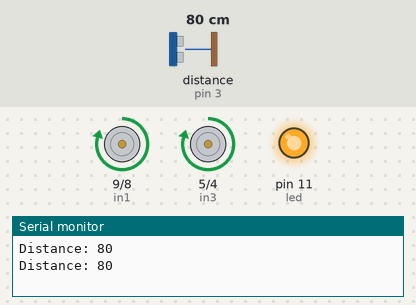
Simulated run of this sketch. Board: Arduino Uno, built with avr-gcc and run on an emulated ATmega328P. Parts: motor-driver pin pairs drawn as motors (green arrow = first pin HIGH = forward, orange = second pin HIGH = backward, longer = more drive, scaled by the enable pin), output pins drawn as LEDs (lit = HIGH), the last lines printed to the serial monitor. Wiring (inferred from the names in the program): ultrasonic range finder: trigger pin 2; echo pin 3. The test bench sets the inputs (shaded band); at power-on: distance to the obstacle (sensor on pin 3) 80 cm. The echo pulse lasts 58.3 µs per cm; pins used as bus, display or sensor lines are not drawn.

Above: at 4.2 s.
4.3 s: distance to the obstacle (sensor on pin 3) set to 45 cm
7.2 s: distance to the obstacle (sensor on pin 3) set to 39 cm
At 10.0 s:
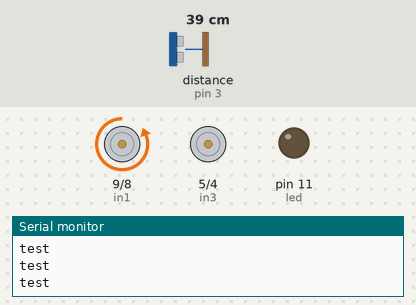
At 10.8 s:
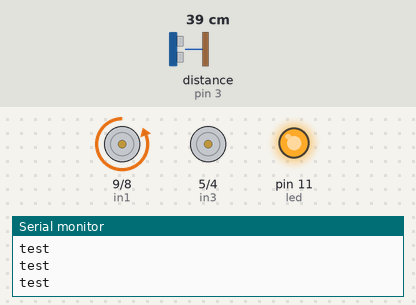
Timing chart, 0 to 20.7 s (numbered marks = the images above; inputs shaded):
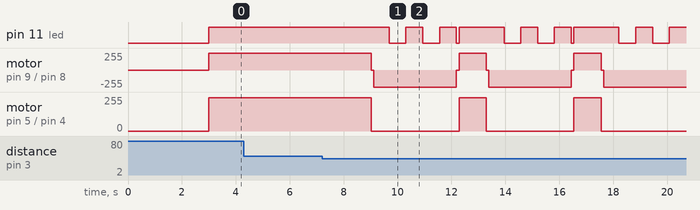

Measured:
- the behaviour switches between 42 and 41 cm on distance to the obstacle (sensor on pin 3) (found by bisection; images 0 and 1)
- after the input at 7.2 s, pin 11 (led): HIGH → LOW after 2.5 s, then repeats every 4.3 s: HIGH 0.62 s, LOW 0.62 s, HIGH 0.62 s, LOW 0.10 s, HIGH 1.7 s, LOW 0.62 s; motor on pin 9 (in1) / pin 8 (in2): forward 250/255 → stopped after 1.8 s, then repeats every 4.3 s: backward 255/255 3.1 s, stopped 0.10 s, forward 250/255 1.0 s, stopped 0.10 s

The sketch:

ProjetRobot.ino
```cpp
 int trigPin = 2;
 int echoPin = 3;
 int enA=10;
 int in1=9;
 int in2=8;
 int enB=6;
 int in3=5;
 int in4=4;
 int state;
 int oldState;
 int proximite;
 int compteur;
long lecture;
long distance;
int led=11;
int allume;

void setup() {

  Serial.begin(9600);
  pinMode(trigPin, OUTPUT);
  digitalWrite(trigPin, LOW);
  pinMode(echoPin, INPUT);
  pinMode(enA, OUTPUT);
  pinMode(in1, OUTPUT);
  pinMode(in2, OUTPUT);
  pinMode(enB, OUTPUT);
  pinMode(in3, OUTPUT);
  pinMode(in4, OUTPUT);
  pinMode(led, OUTPUT);
  digitalWrite(led, LOW);
   state=1;
  //0=reculer
  //1=normal

  proximite=0;
  //oldstate=-1: Etat initial
  oldState=-1;
  compteur=0;
  delay (3000);
}

void marche(){
  digitalWrite(led, HIGH);
 // this function will run the motors in both directions at a fixed speed
  // turn on motor A
  digitalWrite(in1, HIGH);
  digitalWrite(in2, LOW);
  // set speed to 200 out of possible range 0~255
  analogWrite(enA, 250);
  // turn on motor B
  digitalWrite(in3, HIGH);
  digitalWrite(in4, LOW);
  // set speed to 200 out of possible range 0~255
  analogWrite(enB, 250);
}


void stop1(){
  analogWrite(enA, 0);
  analogWrite(enB, 0);
}

void reculer(){

  //turn on motor A
  digitalWrite(in1, LOW);
  digitalWrite(in2, HIGH);
  // set speed
  analogWrite(enA, 255);
  // turn on motor B
  digitalWrite(in3, LOW);
  digitalWrite(in4, HIGH);
  // set speedc
  analogWrite(enB, 0);
  state=0;
  allume=0;

}

void loop() {
  if(oldState==-1){

    marche();
  }

  oldState=state;

   if(proximite==1){
    stop1();
    delay(100);
    reculer();
    proximite=0;
  }

 if(state==0){
  Serial.println("test");
  if(compteur %100==0){
    if(allume == 1){
      digitalWrite(led, LOW);
      allume=0;
      }

      else {

        digitalWrite(led, HIGH);
        allume=1;
    }
  }

    if(compteur>=500){
        stop1();
        delay(100);
        compteur=0;
        state=1;
        marche();
    }
    else {
        compteur++;
       // Led ou alarme
    }
 }

 if(state==2){
  Serial.println("je tourne ");
  if(compteur>=500){
        stop1();
        delay(100);
        compteur=0;
        state=1;
        marche();
    }
    else {
        compteur++;
       // Led ou alarme
    }
 }


  if(state==1){

    // Mesure de la distance
    digitalWrite(trigPin, HIGH);
    delayMicroseconds(10);
    digitalWrite(trigPin, LOW);

    //Calcul du temps
    lecture= pulseIn(echoPin, HIGH);
    distance = lecture/58;

    //Ecriture sur le port serial
    Serial.print("Distance: ");
    Serial.println(distance);
    delay(1000);


    if(distance<=40){
        proximite=1;
     }
    }
  }
```
